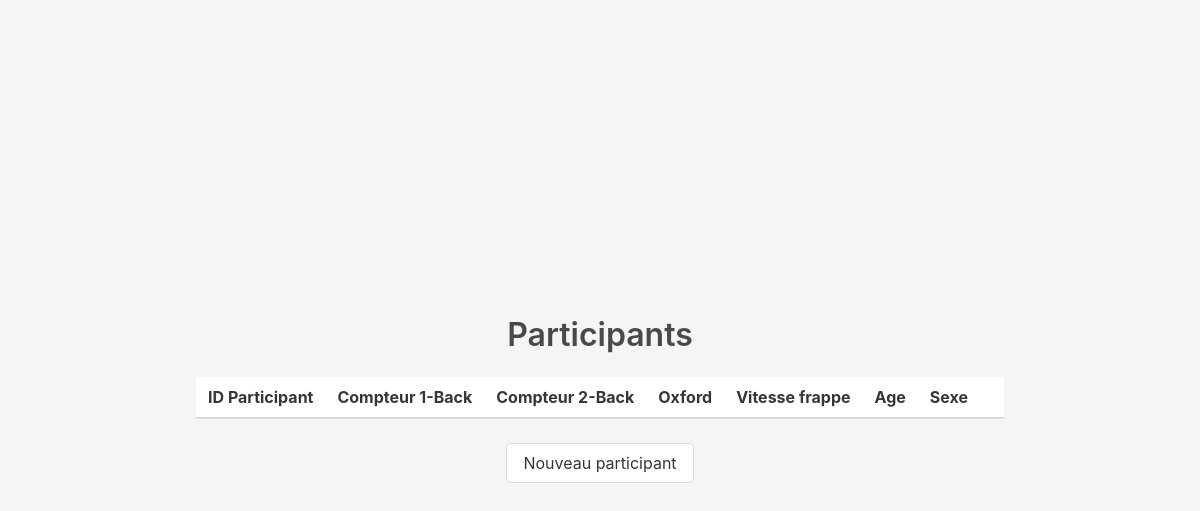
Page /participants.php on the earlier database version.
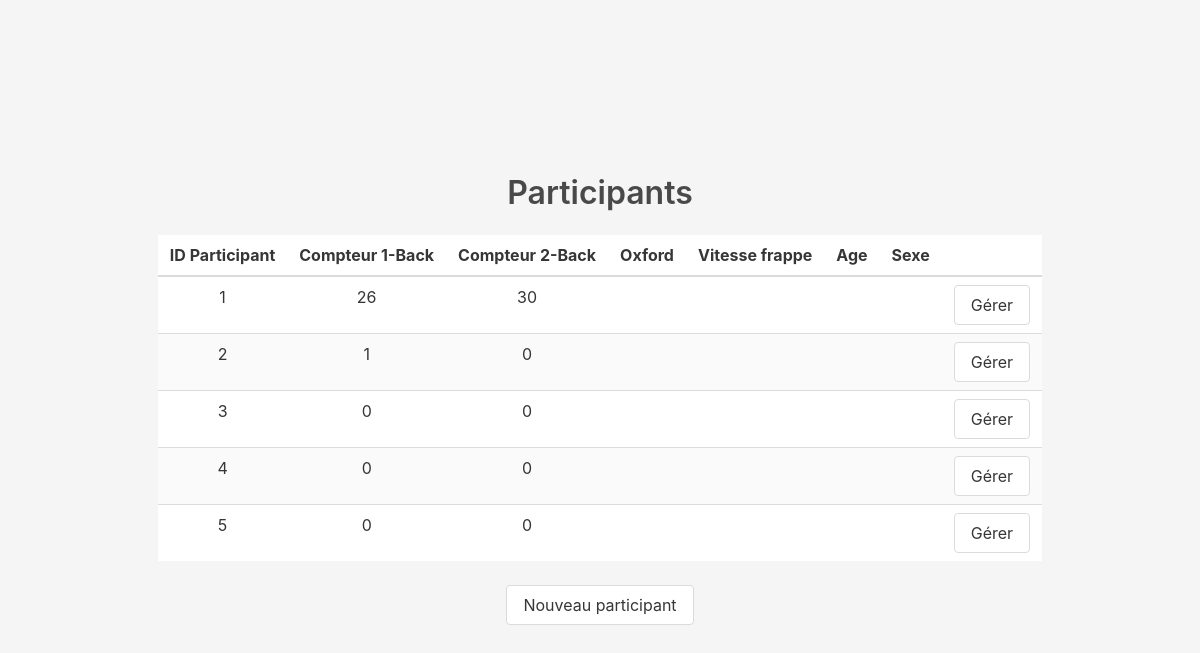
Same page on the later database version.
### tables this page shows
CREATE TABLE IF NOT EXISTS `subjects` (
  `id_subject` int(11) NOT NULL AUTO_INCREMENT,
  `back_1_level` int(11) NOT NULL DEFAULT '0',
  `back_2_level` int(11) NOT NULL DEFAULT '0',
  `oxford` int(11) DEFAULT NULL,
  `typing_speed` int(11) DEFAULT NULL,
  `age` int(11) DEFAULT NULL,
  `sexe` int(11) DEFAULT NULL,
  PRIMARY KEY (`id_subject`)
);

### fonctions.php (called while the page is built, shortened)
<?php
function getAllSubjects($bdd)
{
    $req = $bdd->prepare("SELECT * FROM subjects");
    $req->execute();
    $subject = $req->fetchAll();
    return $subject;
}

### participants.php (the view, shortened to what this page needs)
<!doctype html>
<html lang="fr">
<head>
    <link rel="stylesheet" href="bulma/css/bulma.css">
</head>
<?php
include 'fonctions.php';
$bdd = getBD();
$subjects = getAllSubjects($bdd);
?>
<body>
<section class="hero is-light is-fullheight">
    <div class="hero-body">
        <div class="container has-text-centered">
            <h1 class="title">
                Participants
            </h1>
            <div class="columns is-centered">
                <div class="column is-narrow ">
                    <table class="table is-striped is-hoverable has-shadow">
                        <thead>
                        <tr>
                            <th>ID Participant</th>
                            <th>Compteur 1-Back</th>
                            <th>Compteur 2-Back</th>
                            <th>Oxford</th>
                            <th>Vitesse frappe</th>
                            <th>Age</th>
                            <th>Sexe</th>
                            <th></th>
                        </tr>
                        </thead>
                        <tbody>
                        <?php
                        for ($i = 0; $i < count($subjects); $i++) {
                            ?>
                            <tr>
                                <td><?php echo $subjects[$i][0] ?></td>
                                <td><?php echo $subjects[$i][1] ?></td>
                                <td><?php echo $subjects[$i][2] ?></td>
                                <td><?php echo $subjects[$i][3] ?></td>
                                <td><?php echo $subjects[$i][4] ?></td>
                                <td><?php echo $subjects[$i][5] ?></td>
                                <td><?php echo $subjects[$i][6] ?></td>
                                <td><a href="participant.php?id=<?php echo $subjects[$i][0] ?>"><button class="button">Gérer</button></a></td>
                            </tr>
                            <?php
                        }
                        ?>
                        </tbody>
                    </table>
                </div>
            </div>
            <div class="columns">
                <div class="column">
                    <a href="n-part.php"><button class="button">Nouveau participant</button></a>
                </div>
            </div>
        </div>
    </div>
</section>
</body>
</html>

Differences in the rows shown:
added subjects: id_subject "1", back_1_level "26", back_2_level "30"
added subjects: id_subject "2", back_1_level "1", back_2_level "0"
added subjects: id_subject "3", back_1_level "0", back_2_level "0"
added subjects: id_subject "4", back_1_level "0", back_2_level "0"
added subjects: id_subject "5", back_1_level "0", back_2_level "0"
